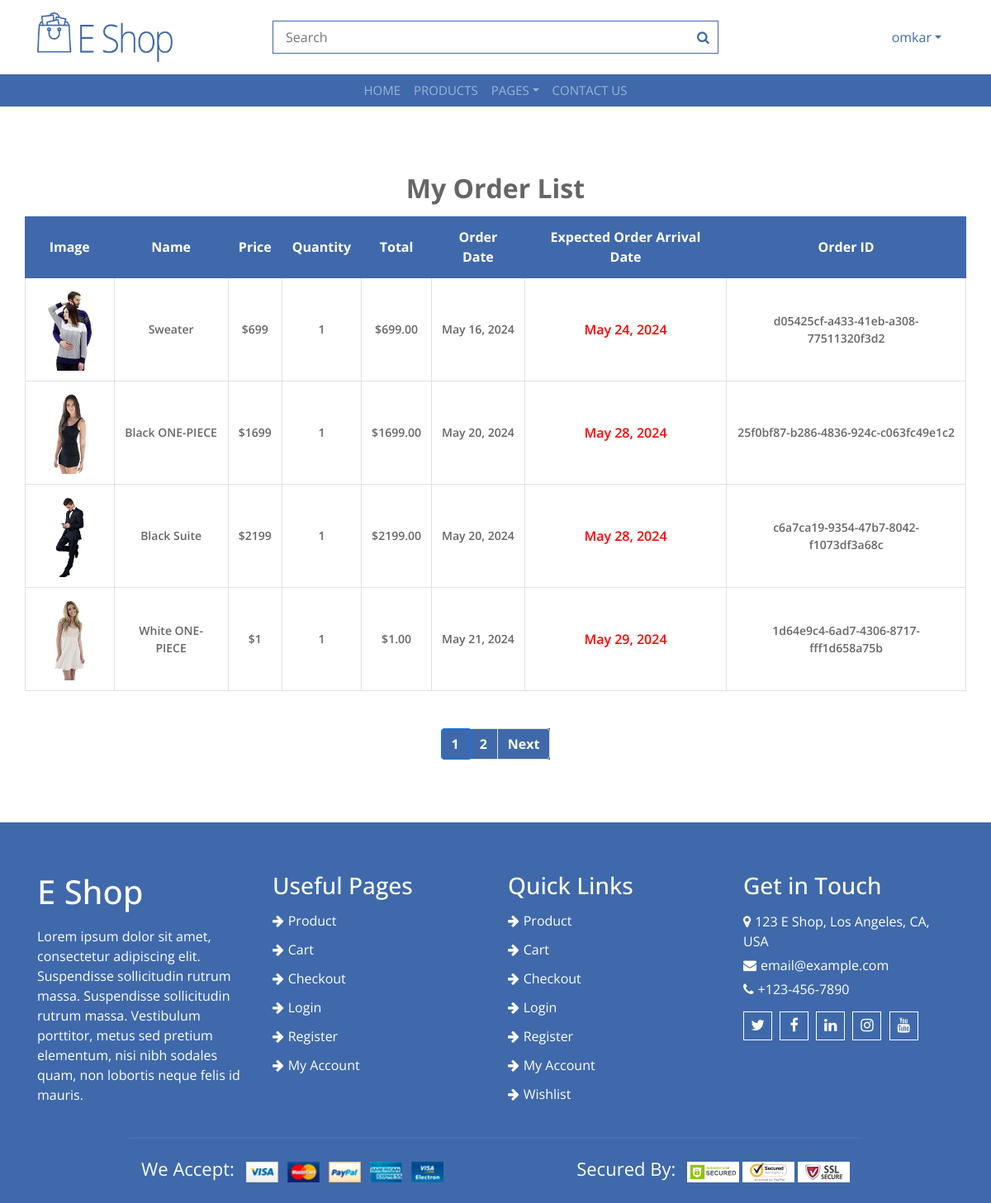
Page /myorders (signed in) on the committed database.
### main_app/models.py (models this page shows, shortened)
class Product_details_for_order(models.Model):
    user = models.ForeignKey(User, on_delete=models.CASCADE)
    order_id = models.UUIDField(default=uuid.uuid4, editable=False)
    product = models.ForeignKey(Product, on_delete=models.CASCADE)
    product_name = models.CharField(max_length=100,blank=True)
    quantity  = models.IntegerField(default=1)
    price = models.IntegerField(default=1.99)
    image = models.ImageField()
    total_item_price = models.DecimalField(max_digits=10, decimal_places=2,default=0)
    order_date = models.DateField(default=timezone.now)
    order_arrival_date = models.DateField(default=get_future_date)

### main_app/views.py (the view)
# urls.py: path('myorders',views.myorders, name='myorders'),
@login_required
def myorders(request: HttpRequest) -> HttpResponse:
    data = Product_details_for_order.objects.filter(user=request.user.id).values()
    paginator = Paginator(data, 4)
    page_number = request.GET.get('page')
    page_obj = paginator.get_page(page_number)
    context = {'curl': curl, 'product_list': page_obj}
    template = loader.get_template('order.html')
    render_template = template.render(context,request)
    return HttpResponse(render_template,content_type='text/html')

### main_app/templates/order.html (shortened to what this page needs)
{% extends "master.html" %}
{% load static %}
{% block tophead %}
    <div class="top-header">
        <div class="container">
            <div class="row align-items-center">
                <div class="col-md-3">
                    <div class="logo">
                        <a href="">
                            <img src="{% static 'img/logo.png' %}" alt="Logo">
                        </a>
                    </div>
                </div>
                <div class="col-md-6">
                    <div class="search">
                        <input type="text" placeholder="Search">
                        <button><i class="fa fa-search"></i></button>
                    </div>
                </div>
                <div class="col-md-3">
                    <div class="user">
                        <div class="dropdown">
                            <a href="#" class="dropdown-toggle" data-toggle="dropdown">{{user.username}}</a>
                        </div>
                    </div>
                </div>
            </div>
        </div>
    </div>
    {% endblock %}
{% block body %}
    <div class="cart-page">
        <div class="container">
            <div class="row">
                <div class="col-md-14">
                    <div class="table-responsive">
                        <h2 style="margin-top:20px; text-align:center; font-weight:bold;">My Order List</h2>
                        <table class="table table-bordered">
                            <thead class="thead-dark">
                                <tr>
                                    <th>Image</th>
                                    <th>Name</th>
                                    <th>Price</th>
                                    <th>Quantity</th>
                                    <th>Total</th>
                                    <th>Order Date</th>
                                    <th >Expected Order Arrival Date</th>
                                    <th>Order ID</th>
                                </tr>
                            </thead>
                            <tbody class="align-middle">
                                {% for product in product_list%}
                                <tr class="cart-item">
                                    <td style="font-size:14px;"><img src="{{curl}}/media/{{product.image}}" alt="Image"></td>
                                    <td style="font-size:14px;">{{product.product_name}}</td>
                                    <td style="font-size:14px;">${{product.price}}</td>
                                    <td style="font-size:14px;">{{ product.quantity }}</td>
                                    <td style="font-size:14px;">${{ product.total_item_price }}</td>
                                    <td style="font-size:14px;">{{ product.order_date }}</td>
                                    <td style="color:red;">{{ product.order_arrival_date }}</td>
                                    <td style="font-size:14px;" >{{ product.order_id }}</td>
                                </tr>
                                {% endfor %}
                            </tbody>
                        </table>
                        <div>
                            <nav aria-label="Page navigation example">
                                <ul class="pagination justify-content-center" >
                                    {% for num in product_list.paginator.page_range %}
                                        <li    class="page-item  {% if product_list.number == num %}active{% endif %}" >
                                            <a  style="background-color:#3F69AA; font-weight:bold; color:white;" class="page-link" href="?page={{ num }}">{{ num }}</a>
                                        </li>
                                    {% endfor %}
                                    {% if product_list.has_next %}
                                        <li class="page-item" style="background-color:#3F69AA;">
                                            <a   style="background-color:#3F69AA; font-weight:bold; color:white;"  class="page-link" href="?page={{ product_list.next_page_number }}">Next</a>
                                        </li>
                                    {% endif %}
                                </ul>
                            </nav>
                        </div>
                    </div>
                </div>
            </div>
        </div>
    </div>
{% endblock %}

### main_app/static/css/style.css (style rules this page uses)
body { color: #666666; font-family: 'Open Sans', sans-serif; font-weight: 400; background: #ffffff; }
a { color: #3F69AA; transition: 0.5s; }
h1, h2, h3, h4, h5, h6 { color: #666666; margin: 0 0 15px 0; padding: 0; }
.top-header { padding: 15px 0; background: #ffffff; }
.top-header .logo { text-align: left; overflow: hidden; }
.top-header .logo a img { max-height: 60px; }
.top-header .search { width: 100%; }
.top-header .search input[type=text] { width: 100%; height: 40px; padding: 0 15px; color: #666666; border: 1px solid #3F69AA; }
.top-header .search button { position: absolute; width: 40px; height: 38px; top: 1px; right: 16px; padding: 0 15px; border: none; background: none; color: #3F69AA; }
.top-header .user { width: 100%; text-align: right; }
.top-header .user .dropdown { display: inline-block; margin-right: 15px; }
@media (min-width: 768px) { .top-header { max-height: 90px; } }
.cart-page { position: relative; padding: 60px 0; }
.cart-page .table { width: 100%; text-align: center; margin-bottom: 45px; }
.cart-page .table .thead-dark th { text-align: center; background: #3F69AA; border-color: #3F69AA; vertical-align: middle; }
.cart-page .table td { color: #666666; font-size: 16px; font-weight: 600; vertical-align: middle; }
.cart-page .table img { max-width: 100px; max-height: 100px; }

### main_app/templates/order.html (style rules this page uses)
.cart-item img { transition: transform 0.8s ease-in-out; }

### rows in the picture
Product_details_for_order: image (picture), product_name "Sweater", price "699", quantity "1", total_item_price "699.00", order_date "May 16, 2024", order_arrival_date "May 24, 2024", order_id "d05425cf-a433-41eb-a308-77511320f3d2"
Product_details_for_order: image (picture), product_name "Black ONE-PIECE", price "1699", quantity "1", total_item_price "1699.00", order_date "May 20, 2024", order_arrival_date "May 28, 2024", order_id "25f0bf87-b286-4836-924c-c063fc49e1c2"
Product_details_for_order: image (picture), product_name "Black Suite", price "2199", quantity "1", total_item_price "2199.00", order_date "May 20, 2024", order_arrival_date "May 28, 2024", order_id "c6a7ca19-9354-47b7-8042-f1073df3a68c"
Product_details_for_order: image (picture), product_name "White ONE-PIECE", price "1", quantity "1", total_item_price "1.00", order_date "May 21, 2024", order_arrival_date "May 29, 2024", order_id "1d64e9c4-6ad7-4306-8717-fff1d658a75b"

### other values in the picture
{{ user.username }} "omkar"
{{ num }} "1" "2"
